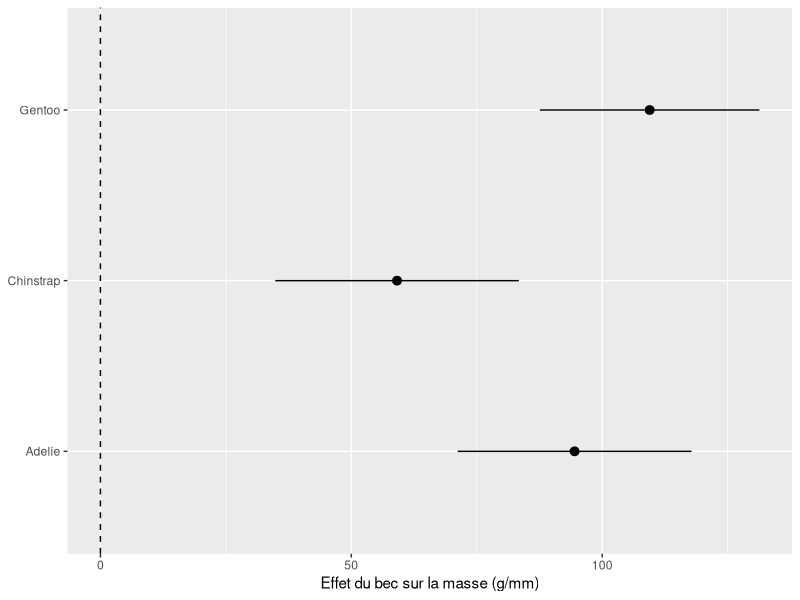
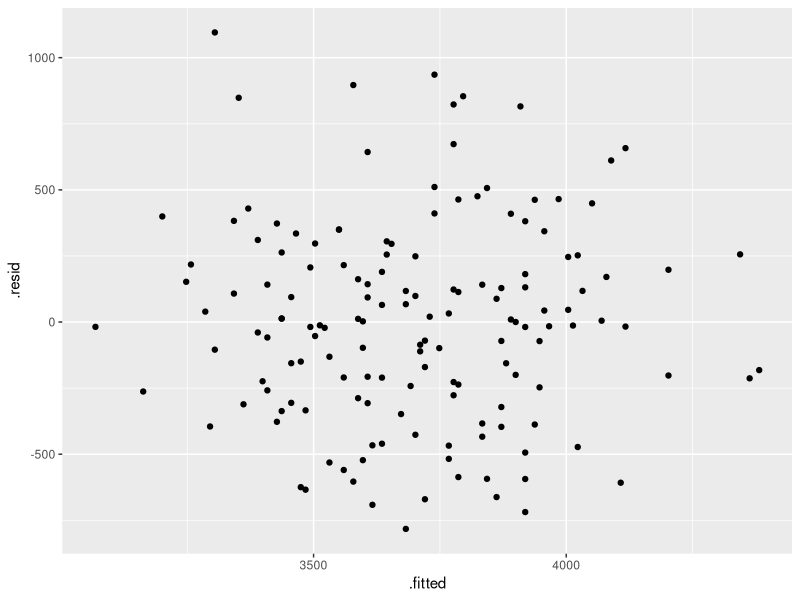
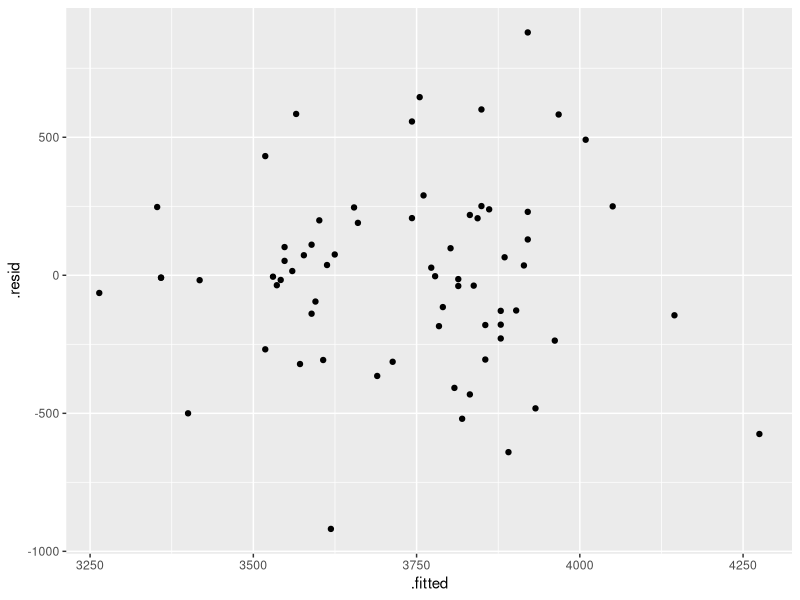
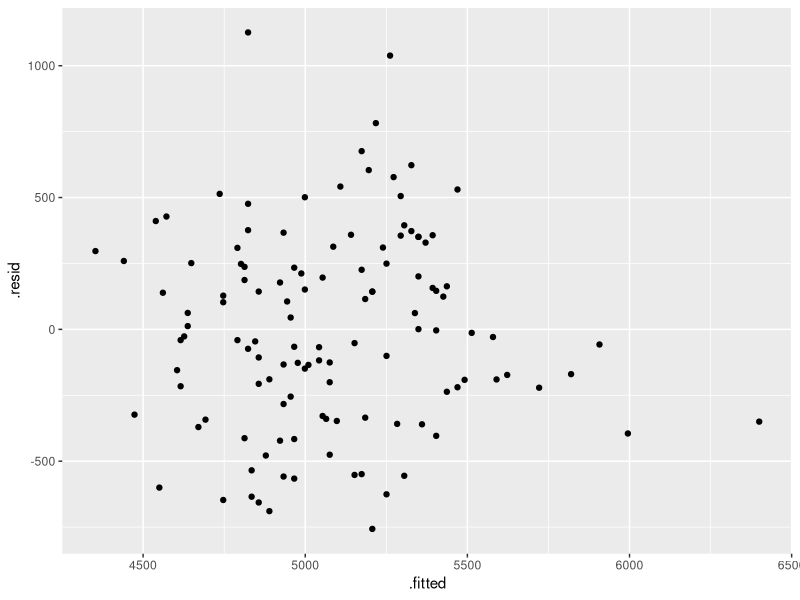

Recreate these plots in R, in order.
# labo-05-purrr-map.R
# Série : R Méconnu #5 — `purrr::map()` : la boucle for en mieux
# Le Labo — lebiostatisticien.fr
# ============================================================


# Chargement des packages ----

library(tidyverse)
library(palmerpenguins)




# Le problème avec les boucles for ----

# Ajuster un modèle par espèce avec une boucle for :
# verbeux, indices à gérer, nommage après coup, et une nouvelle boucle pour chaque extraction
especes <- unique(penguins$species)
resultats <- list()

for (i in seq_along(especes)) {
  donnees_sp <- penguins |> filter(species == especes[i])
  resultats[[i]] <- lm(body_mass_g ~ bill_length_mm, data = donnees_sp)
}
names(resultats) <- especes




# map() — le concept ----

# map(.x, .f) : applique .f à chaque élément de .x, retourne une liste
# Exemple simple avant d'attaquer les modèles
nombres <- list(1:10, 11:20, 21:30)
map(nombres, mean)




# Le modèle par espèce, version map() ----

# split(~species) coupe le dataframe en liste de 3 dataframes nommés
# map(\(df) ...) applique lm() à chaque sous-groupe
# Résultat : une liste nommée avec 3 modèles — en 3 lignes au lieu de 7
modeles <- penguins |>
  drop_na(body_mass_g, bill_length_mm) |>
  split(~species) |>
  map(\(df) lm(body_mass_g ~ bill_length_mm, data = df))




# Extraire les résultats ----

# Les R² de chaque modèle (version base)
map(modeles, \(m) summary(m)$r.squared)

# Mieux : avec broom, tout dans un seul dataframe
# map_dfr() combine en row-bind, .id = "species" ajoute le nom de chaque élément
library(broom)
map_dfr(modeles, glance, .id = "species")




# Les variantes de map() — contrôler le type de sortie ----

# map()     → liste (type universel)
# map_dbl() → vecteur numeric
# map_chr() → vecteur character
# map_lgl() → vecteur logical
# map_dfr() → dataframe (row-bind)

# Extraire le R² comme vecteur numérique nommé
map_dbl(modeles, \(m) summary(m)$r.squared)
# Adelie   Chinstrap  Gentoo
# 0.153    0.427      0.414




# map2() — deux inputs en parallèle ----

# map2(.x, .y, .f) itère sur deux listes simultanément
# Ici : enregistrer un graphique de diagnostic pour chaque modèle
fichiers <- c("adelie.pdf", "chinstrap.pdf", "gentoo.pdf")

map2(modeles, fichiers, \(mod, f) {
  p <- augment(mod) |>
    ggplot(aes(.fitted, .resid)) +
    geom_point()
  ggsave(f, p, width = 12, height = 8, units = "cm")
})




# imap() — itérer avec le nom de l'élément ----

# imap() passe l'élément ET son nom à la fonction
# Pratique pour le logging ou les titres de graphiques
imap(modeles, \(mod, nom) {
  cat("Espèce:", nom, "- R² =", round(summary(mod)$r.squared, 3), "\n")
})




# Le workflow complet en un seul pipeline ----

# split → modèle → extraction des coefficients → tableau tidy
# Tout en une chaîne lisible, sans variable intermédiaire
resultats <- penguins |>
  drop_na(body_mass_g, bill_length_mm) |>
  split(~species) |>
  map(\(df) lm(body_mass_g ~ bill_length_mm, data = df)) |>
  map_dfr(\(m) tidy(m, conf.int = TRUE), .id = "species")

resultats

# Forest plot : effet du bec sur la masse selon l'espèce
resultats |>
  filter(term == "bill_length_mm") |>
  ggplot(aes(x = estimate, y = species, xmin = conf.low, xmax = conf.high)) +
  geom_pointrange() +
  geom_vline(xintercept = 0, linetype = "dashed") +
  labs(x = "Effet du bec sur la masse (g/mm)", y = NULL)




# Alternative : nest() + map() dans un tibble ----

# Pour rester dans un seul objet tibble tout au long du workflow
# nest() crée une colonne data avec un dataframe par espèce
# unnest() déplie les résultats à la fin
penguins |>
  drop_na(body_mass_g, bill_length_mm) |>
  nest(.by = species) |>
  mutate(
    modele = map(data, \(df) lm(body_mass_g ~ bill_length_mm, data = df)),
    resultats = map(modele, \(m) tidy(m, conf.int = TRUE))
  ) |>
  unnest(resultats)
